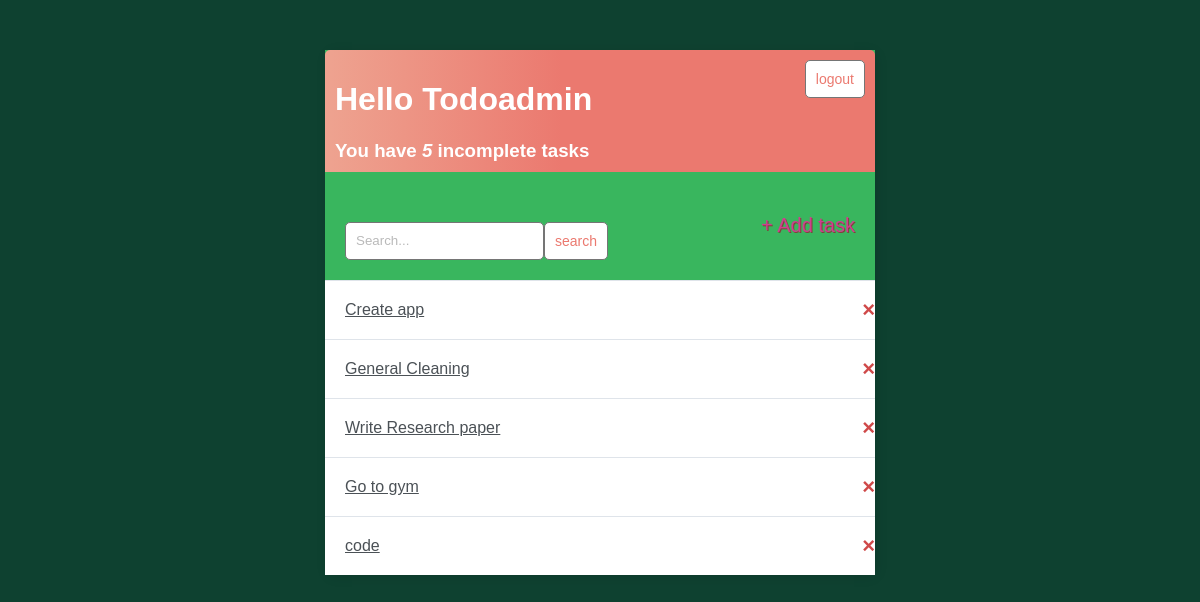
Page / (signed in) on the earlier database version.
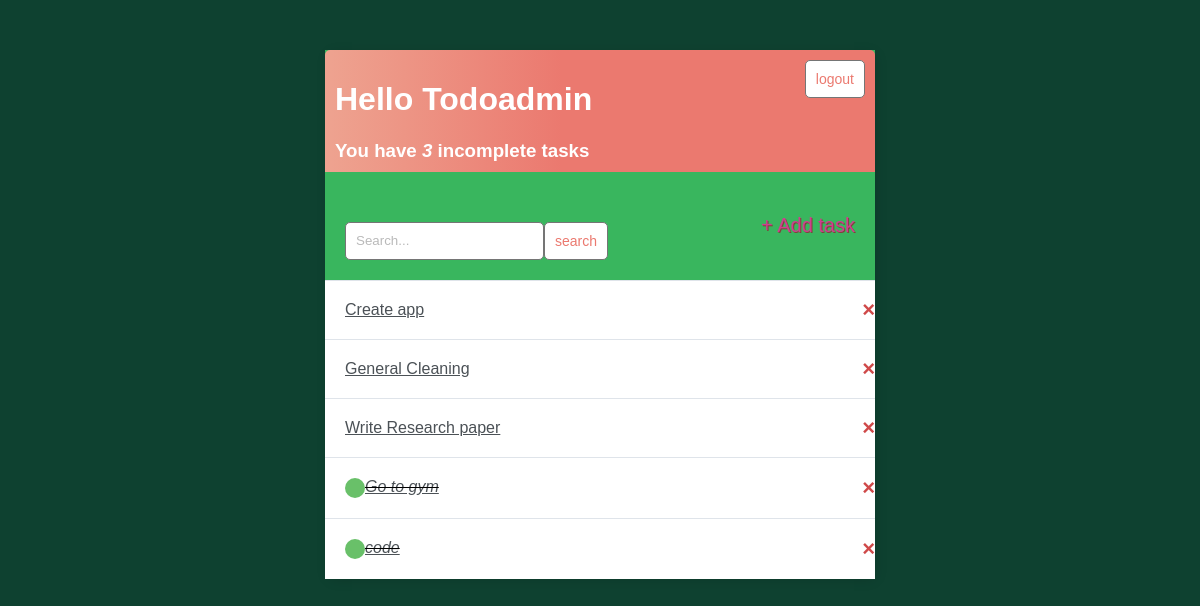
Same page on the later database version.
### tasks/models.py (models this page shows)
class Task(models.Model):
    user = models.ForeignKey(
        User, null=True, blank=True, on_delete=models.CASCADE)
    title = models.CharField(max_length=200)
    description = models.TextField(null=True, blank=True)
    complete = models.BooleanField(default=False)
    created = models.DateField(auto_now_add=True)
    def __str__(self):
        return self.title
    class Meta:
        ordering = ['complete']

### tasks/views.py (the view)
# urls.py: path("", views.StartingPage.as_view(), name="tasks"),
class StartingPage(LoginRequiredMixin, ListView):
    model = Task
    template_name = 'tasks/index.html'
    context_object_name = 'tasks'
    def get_context_data(self, **kwargs):
        context = super().get_context_data(**kwargs)
        context['tasks'] = context['tasks'].filter(
            user=self.request.user.id)
        context['count'] = context['tasks'].filter(complete=False).count()
        search_input = self.request.GET.get('search_area') or ''
        if search_input:
            context['tasks'] = context['tasks'].filter(
                title__startswith=search_input)
        context['search_input'] = search_input
        return context

### tasks/templates/tasks/index.html (shortened to what this page needs)
{% extends "base.html" %}
{% load static %}
{% block css_files %}
    <link rel="stylesheet" href="{% static "app.css" %}">
{% endblock css_files %}
{% block content %}
<div class="header-bar">
    <div>
        <h1> Hello {{request.user|title}}</h1>
        <h3 style="margin:0">
            You have <i>{{count}}</i> incomplete task{{count|pluralize}}
        </h3>
    </div>
     {% if request.user.is_authenticated %}
        <form method="post" action="{% url 'logout' %}">
            <button class="button" type="submit">logout</button>
        </form>
    {% else %}
        <a href="{% url "login" %}">Login</a>
    {% endif %}
</div>
<section id="search-add-wrapper">
    <form action="" method="GET" style="margin-top: 30px; display:flex;">
        <input type="text" name="search_area" placeholder="Search..." value="{{search_input}}">
        <input class="button" type="submit" value="search" >
    </form>
    <a id="add-link" href="{% url "task_create" %}">&#43; Add task</a>
</section>
<div class="task-items-wrapper">
     {% for task in tasks %}
        <div class="task-wrapper">
            {% if task.complete %}
                <div class="task-title">
                    <div class="task-complete-icon"></div>
                    <i><s><a href="{% url "task_update" task.id %}">{{task}}</a></s></i>
                </div>
            {% else %}
                <div class="task-title">
                    <a href="{% url "task_update" task.id %}">{{task}}</a>
                </div>
            {% endif %}
            <a class="delete-link" href="{% url "task_delete" task.id %}">&#215;</a>
        </div>
     {% empty %}
        <h3> No items in the table.</h3>
    {% endfor %}
</div>
{% endblock content %}

Differences in the rows shown:
changed Task "Go to gym": complete False → True (drawn)
changed Task "code": complete False → True (drawn)
Other differences:
{{ count }}: "5" → "3"
